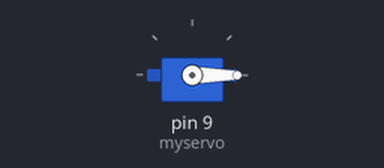
A sketch run on a simulated Arduino Uno, built with avr-gcc and run on an emulated ATmega328P. On the bench: servo.

Above: at 0.05 s.
At 0.15 s:
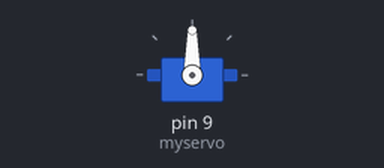
At 0.3 s:
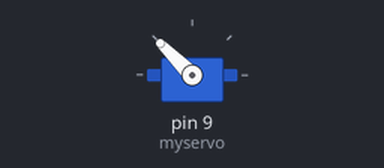
At 1.3 s:
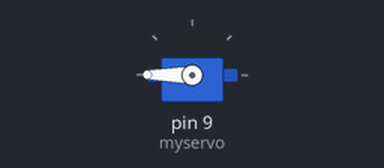
Timing chart, 0 to 3.0 s (numbered marks = the images above):
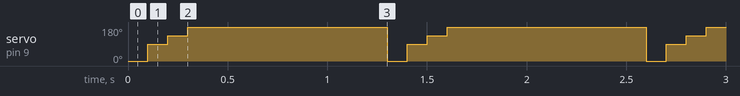

Measured:
- by itself, servo on pin 9 (myservo): repeats every 1.3 s: 135° 0.10 s, 180° 1.0 s, 0° 0.10 s, 90° 0.10 s

The sketch:

test_servo.ino
```cpp
/*
     Servo Motor Control using the Arduino Servo Library
           by Dejan, https://howtomechatronics.com
*/
#include <Servo.h>
Servo myservo;  // create servo object to control a servo
void setup() {
  myservo.attach(9,600,2300);  // (pin, min, max)
}
void loop() {
  myservo.write(0);  // tell servo to go to a particular angle
  delay(100);

  myservo.write(90);
  delay(100);

  myservo.write(135);
  delay(100);

  myservo.write(180);
  delay(1000);
}
```
